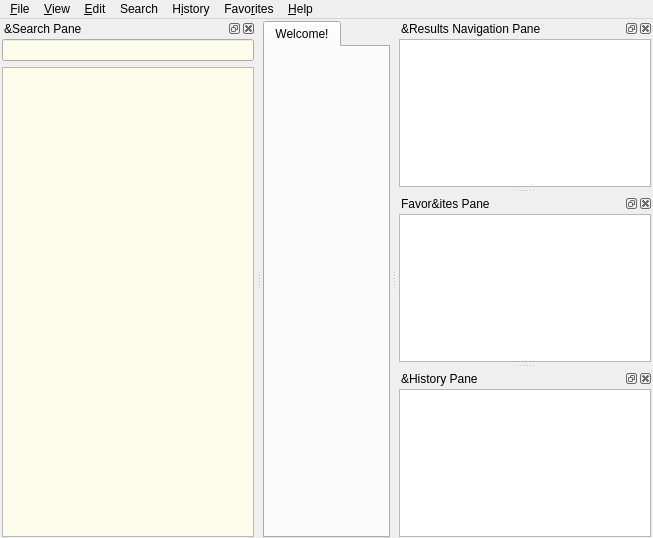
<?xml version="1.0" encoding="UTF-8"?>
<ui version="4.0">
 <class>MainWindow</class>
 <widget class="QMainWindow" name="MainWindow">
  <property name="geometry">
   <rect>
    <x>0</x>
    <y>0</y>
    <width>653</width>
    <height>538</height>
   </rect>
  </property>
  <property name="windowTitle">
   <string notr="true">SilverDict</string>
  </property>
  <widget class="QWidget" name="centralWidget">
   <layout class="QHBoxLayout" name="horizontalLayout_2">
    <property name="leftMargin">
     <number>1</number>
    </property>
    <property name="topMargin">
     <number>2</number>
    </property>
    <property name="rightMargin">
     <number>1</number>
    </property>
    <property name="bottomMargin">
     <number>0</number>
    </property>
    <item>
     <widget class="MainTabWidget" name="tabWidget">
      <property name="currentIndex">
       <number>0</number>
      </property>
      <property name="iconSize">
       <size>
        <width>16</width>
        <height>16</height>
       </size>
      </property>
      <property name="elideMode">
       <enum>Qt::ElideRight</enum>
      </property>
      <widget class="QWidget" name="tab">
       <attribute name="title">
        <string>Welcome!</string>
       </attribute>
       <layout class="QHBoxLayout" name="horizontalLayout_4">
        <property name="leftMargin">
         <number>0</number>
        </property>
        <property name="topMargin">
         <number>0</number>
        </property>
        <property name="rightMargin">
         <number>0</number>
        </property>
        <property name="bottomMargin">
         <number>0</number>
        </property>
       </layout>
      </widget>
     </widget>
    </item>
   </layout>
  </widget>
  <widget class="QMenuBar" name="menubar">
   <property name="geometry">
    <rect>
     <x>0</x>
     <y>0</y>
     <width>653</width>
     <height>18</height>
    </rect>
   </property>
   <widget class="QMenu" name="menuFile">
    <property name="title">
     <string>&amp;File</string>
    </property>
    <addaction name="newTab"/>
    <addaction name="separator"/>
    <addaction name="pageSetup"/>
    <addaction name="printPreview"/>
    <addaction name="print"/>
    <addaction name="separator"/>
    <addaction name="saveArticle"/>
    <addaction name="separator"/>
    <addaction name="importDictionary"/>
    <addaction name="rescanFiles"/>
    <addaction name="separator"/>
    <addaction name="actionCloseToTray"/>
    <addaction name="quit"/>
   </widget>
   <widget class="QMenu" name="menu_Edit">
    <property name="title">
     <string>&amp;Edit</string>
    </property>
    <addaction name="dictionaries"/>
    <addaction name="preferences"/>
   </widget>
   <widget class="QMenu" name="menu_Help">
    <property name="title">
     <string>&amp;Help</string>
    </property>
    <addaction name="showReference"/>
    <addaction name="separator"/>
    <addaction name="visitHomepage"/>
    <addaction name="visitForum"/>
    <addaction name="separator"/>
    <addaction name="openConfigFolder"/>
    <addaction name="separator"/>
    <addaction name="about"/>
   </widget>
   <widget class="QMenu" name="menuView">
    <property name="title">
     <string>&amp;View</string>
    </property>
    <widget class="QMenu" name="menuZoom">
     <property name="title">
      <string>&amp;Zoom</string>
     </property>
    </widget>
    <addaction name="menuZoom"/>
   </widget>
   <widget class="QMenu" name="menuHistory">
    <property name="title">
     <string>H&amp;istory</string>
    </property>
    <addaction name="showHideHistory"/>
    <addaction name="exportHistory"/>
    <addaction name="importHistory"/>
    <addaction name="separator"/>
    <addaction name="clearHistory"/>
   </widget>
   <widget class="QMenu" name="menuSearch">
    <property name="title">
     <string>Search</string>
    </property>
    <addaction name="searchInPageAction"/>
    <addaction name="fullTextSearchAction"/>
   </widget>
   <widget class="QMenu" name="menuFavorites">
    <property name="title">
     <string>Favo&amp;rites</string>
    </property>
    <addaction name="showHideFavorites"/>
    <addaction name="exportFavorites"/>
    <addaction name="ExportFavoritesToList"/>
    <addaction name="importFavorites"/>
    <addaction name="separator"/>
    <addaction name="actionAddToFavorites"/>
   </widget>
   <addaction name="menuFile"/>
   <addaction name="menuView"/>
   <addaction name="menu_Edit"/>
   <addaction name="menuSearch"/>
   <addaction name="menuHistory"/>
   <addaction name="menuFavorites"/>
   <addaction name="menu_Help"/>
  </widget>
  <widget class="QDockWidget" name="searchPane">
   <property name="windowTitle">
    <string>&amp;Search Pane</string>
   </property>
   <attribute name="dockWidgetArea">
    <number>1</number>
   </attribute>
   <widget class="SearchPaneWidget" name="searchPaneWidget">
    <property name="sizePolicy">
     <sizepolicy hsizetype="Preferred" vsizetype="Preferred">
      <horstretch>0</horstretch>
      <verstretch>0</verstretch>
     </sizepolicy>
    </property>
    <layout class="QVBoxLayout" name="verticalLayout">
     <property name="leftMargin">
      <number>2</number>
     </property>
     <property name="topMargin">
      <number>1</number>
     </property>
     <property name="rightMargin">
      <number>2</number>
     </property>
     <property name="bottomMargin">
      <number>1</number>
     </property>
     <item>
      <widget class="QLineEdit" name="translateLine">
       <property name="minimumSize">
        <size>
         <width>200</width>
         <height>0</height>
        </size>
       </property>
       <property name="baseSize">
        <size>
         <width>0</width>
         <height>0</height>
        </size>
       </property>
       <property name="palette">
        <palette>
         <active>
          <colorrole role="Base">
           <brush brushstyle="SolidPattern">
            <color alpha="255">
             <red>254</red>
             <green>253</green>
             <blue>235</blue>
            </color>
           </brush>
          </colorrole>
         </active>
         <inactive>
          <colorrole role="Base">
           <brush brushstyle="SolidPattern">
            <color alpha="255">
             <red>254</red>
             <green>253</green>
             <blue>235</blue>
            </color>
           </brush>
          </colorrole>
         </inactive>
         <disabled>
          <colorrole role="Base">
           <brush brushstyle="SolidPattern">
            <color alpha="255">
             <red>255</red>
             <green>255</green>
             <blue>255</blue>
            </color>
           </brush>
          </colorrole>
         </disabled>
        </palette>
       </property>
       <property name="frame">
        <bool>true</bool>
       </property>
      </widget>
     </item>
     <item>
      <widget class="WordList" name="wordList">
       <property name="palette">
        <palette>
         <active>
          <colorrole role="Base">
           <brush brushstyle="SolidPattern">
            <color alpha="255">
             <red>254</red>
             <green>253</green>
             <blue>235</blue>
            </color>
           </brush>
          </colorrole>
         </active>
         <inactive>
          <colorrole role="Base">
           <brush brushstyle="SolidPattern">
            <color alpha="255">
             <red>254</red>
             <green>253</green>
             <blue>235</blue>
            </color>
           </brush>
          </colorrole>
         </inactive>
         <disabled>
          <colorrole role="Base">
           <brush brushstyle="SolidPattern">
            <color alpha="255">
             <red>255</red>
             <green>255</green>
             <blue>255</blue>
            </color>
           </brush>
          </colorrole>
         </disabled>
        </palette>
       </property>
      </widget>
     </item>
    </layout>
   </widget>
  </widget>
  <widget class="QDockWidget" name="dictsPane">
   <property name="windowTitle">
    <string>&amp;Results Navigation Pane</string>
   </property>
   <attribute name="dockWidgetArea">
    <number>2</number>
   </attribute>
   <widget class="DictsPaneWidget" name="dictsPaneWidget">
    <layout class="QVBoxLayout" name="verticalLayout_2">
     <property name="leftMargin">
      <number>2</number>
     </property>
     <property name="topMargin">
      <number>1</number>
     </property>
     <property name="rightMargin">
      <number>2</number>
     </property>
     <property name="bottomMargin">
      <number>1</number>
     </property>
     <item>
      <widget class="QListWidget" name="dictsList"/>
     </item>
    </layout>
   </widget>
  </widget>
  <widget class="QDockWidget" name="favoritesPane">
   <property name="windowTitle">
    <string>Favor&amp;ites Pane</string>
   </property>
   <attribute name="dockWidgetArea">
    <number>2</number>
   </attribute>
   <widget class="FavoritesPaneWidget" name="favoritesPaneWidget">
    <layout class="QVBoxLayout" name="verticalLayout_3">
     <property name="leftMargin">
      <number>2</number>
     </property>
     <property name="topMargin">
      <number>1</number>
     </property>
     <property name="rightMargin">
      <number>2</number>
     </property>
     <property name="bottomMargin">
      <number>1</number>
     </property>
     <item>
      <widget class="TreeView" name="favoritesTree"/>
     </item>
    </layout>
   </widget>
  </widget>
  <widget class="QDockWidget" name="historyPane">
   <property name="windowTitle">
    <string>&amp;History Pane</string>
   </property>
   <attribute name="dockWidgetArea">
    <number>2</number>
   </attribute>
   <widget class="HistoryPaneWidget" name="historyPaneWidget">
    <layout class="QVBoxLayout" name="verticalLayout_4">
     <property name="spacing">
      <number>2</number>
     </property>
     <property name="leftMargin">
      <number>2</number>
     </property>
     <property name="topMargin">
      <number>1</number>
     </property>
     <property name="rightMargin">
      <number>2</number>
     </property>
     <property name="bottomMargin">
      <number>1</number>
     </property>
     <item>
      <widget class="QListView" name="historyList"/>
     </item>
    </layout>
   </widget>
  </widget>
  <action name="dictionaries">
   <property name="icon">
    <iconset resource="resources.qrc">
     <normaloff>:/icons/book.svg</normaloff>:/icons/book.svg</iconset>
   </property>
   <property name="text">
    <string>&amp;Dictionaries...</string>
   </property>
   <property name="shortcut">
    <string>F3</string>
   </property>
   <property name="menuRole">
    <enum>QAction::NoRole</enum>
   </property>
  </action>
  <action name="importDictionary">
   <property name="icon">
    <iconset resource="resources.qrc">
     <normaloff>:/icons/fileopen.png</normaloff>:/icons/fileopen.png</iconset>
   </property>
   <property name="text">
    <string>Import &amp;Dictionary...</string>
   </property>
   <property name="menuRole">
    <enum>QAction::NoRole</enum>
   </property>
  </action>
  <action name="preferences">
   <property name="icon">
    <iconset resource="resources.qrc">
     <normaloff>:/icons/configure.svg</normaloff>:/icons/configure.svg</iconset>
   </property>
   <property name="text">
    <string>&amp;Preferences...</string>
   </property>
   <property name="shortcut">
    <string>F4</string>
   </property>
   <property name="menuRole">
    <enum>QAction::PreferencesRole</enum>
   </property>
  </action>
  <action name="visitHomepage">
   <property name="text">
    <string>&amp;Homepage</string>
   </property>
   <property name="menuRole">
    <enum>QAction::NoRole</enum>
   </property>
  </action>
  <action name="about">
   <property name="text">
    <string>&amp;About</string>
   </property>
   <property name="toolTip">
    <string>About GoldenDict</string>
   </property>
   <property name="menuRole">
    <enum>QAction::AboutRole</enum>
   </property>
  </action>
  <action name="quit">
   <property name="text">
    <string>&amp;Quit</string>
   </property>
   <property name="toolTip">
    <string>Quit from application</string>
   </property>
   <property name="shortcut">
    <string>Ctrl+Q</string>
   </property>
   <property name="menuRole">
    <enum>QAction::QuitRole</enum>
   </property>
  </action>
  <action name="visitForum">
   <property name="text">
    <string>&amp;Forum</string>
   </property>
   <property name="menuRole">
    <enum>QAction::NoRole</enum>
   </property>
  </action>
  <action name="actionCloseToTray">
   <property name="text">
    <string>&amp;Close To Tray</string>
   </property>
   <property name="toolTip">
    <string>Minimizes the window to tray</string>
   </property>
   <property name="shortcut">
    <string>Ctrl+F4</string>
   </property>
   <property name="menuRole">
    <enum>QAction::NoRole</enum>
   </property>
  </action>
  <action name="saveArticle">
   <property name="icon">
    <iconset resource="resources.qrc">
     <normaloff>:/icons/filesave.svg</normaloff>:/icons/filesave.svg</iconset>
   </property>
   <property name="text">
    <string>&amp;Save Article</string>
   </property>
   <property name="toolTip">
    <string>Save Article</string>
   </property>
   <property name="shortcut">
    <string>F2</string>
   </property>
   <property name="menuRole">
    <enum>QAction::NoRole</enum>
   </property>
  </action>
  <action name="print">
   <property name="icon">
    <iconset resource="resources.qrc">
     <normaloff>:/icons/print.svg</normaloff>:/icons/print.svg</iconset>
   </property>
   <property name="text">
    <string>&amp;Print</string>
   </property>
   <property name="shortcut">
    <string>Ctrl+P</string>
   </property>
   <property name="menuRole">
    <enum>QAction::NoRole</enum>
   </property>
  </action>
  <action name="pageSetup">
   <property name="text">
    <string>Page Set&amp;up</string>
   </property>
   <property name="menuRole">
    <enum>QAction::NoRole</enum>
   </property>
  </action>
  <action name="printPreview">
   <property name="text">
    <string>Print Pre&amp;view</string>
   </property>
   <property name="menuRole">
    <enum>QAction::NoRole</enum>
   </property>
  </action>
  <action name="rescanFiles">
   <property name="text">
    <string>&amp;Rescan Files</string>
   </property>
   <property name="shortcut">
    <string>Ctrl+F5</string>
   </property>
   <property name="menuRole">
    <enum>QAction::NoRole</enum>
   </property>
  </action>
  <action name="clearHistory">
   <property name="text">
    <string>&amp;Clear</string>
   </property>
   <property name="menuRole">
    <enum>QAction::NoRole</enum>
   </property>
  </action>
  <action name="newTab">
   <property name="icon">
    <iconset resource="resources.qrc">
     <normaloff>:/icons/addtab.svg</normaloff>:/icons/addtab.svg</iconset>
   </property>
   <property name="text">
    <string>&amp;New Tab</string>
   </property>
   <property name="shortcut">
    <string>Ctrl+T</string>
   </property>
   <property name="shortcutContext">
    <enum>Qt::WidgetShortcut</enum>
   </property>
   <property name="menuRole">
    <enum>QAction::NoRole</enum>
   </property>
  </action>
  <action name="openConfigFolder">
   <property name="text">
    <string>&amp;Configuration Folder</string>
   </property>
   <property name="menuRole">
    <enum>QAction::NoRole</enum>
   </property>
  </action>
  <action name="showHideHistory">
   <property name="text">
    <string>&amp;Show</string>
   </property>
   <property name="shortcut">
    <string>Ctrl+H</string>
   </property>
   <property name="menuRole">
    <enum>QAction::NoRole</enum>
   </property>
  </action>
  <action name="exportHistory">
   <property name="text">
    <string>&amp;Export</string>
   </property>
   <property name="menuRole">
    <enum>QAction::NoRole</enum>
   </property>
  </action>
  <action name="importHistory">
   <property name="text">
    <string>&amp;Import</string>
   </property>
   <property name="menuRole">
    <enum>QAction::NoRole</enum>
   </property>
  </action>
  <action name="alwaysOnTop">
   <property name="checkable">
    <bool>true</bool>
   </property>
   <property name="text">
    <string>&amp;Always on Top</string>
   </property>
   <property name="toolTip">
    <string>Always on Top</string>
   </property>
   <property name="shortcut">
    <string>Ctrl+O</string>
   </property>
  </action>
  <action name="menuOptions">
   <property name="icon">
    <iconset resource="resources.qrc">
     <normaloff>:/icons/menu_button.svg</normaloff>:/icons/menu_button.svg</iconset>
   </property>
   <property name="text">
    <string>Menu Button</string>
   </property>
   <property name="toolTip">
    <string>Menu Button</string>
   </property>
  </action>
  <action name="searchInPageAction">
   <property name="text">
    <string>Search in page</string>
   </property>
   <property name="shortcut">
    <string>Ctrl+F</string>
   </property>
   <property name="menuRole">
    <enum>QAction::TextHeuristicRole</enum>
   </property>
  </action>
  <action name="fullTextSearchAction">
   <property name="text">
    <string>Full-text search</string>
   </property>
   <property name="shortcut">
    <string>Ctrl+Shift+F</string>
   </property>
   <property name="shortcutContext">
    <enum>Qt::WidgetWithChildrenShortcut</enum>
   </property>
   <property name="menuRole">
    <enum>QAction::TextHeuristicRole</enum>
   </property>
  </action>
  <action name="showReference">
   <property name="text">
    <string>GoldenDict reference</string>
   </property>
   <property name="shortcut">
    <string>F1</string>
   </property>
  </action>
  <action name="showHideFavorites">
   <property name="text">
    <string>Show</string>
   </property>
   <property name="shortcut">
    <string notr="true">Ctrl+I</string>
   </property>
  </action>
  <action name="exportFavorites">
   <property name="text">
    <string>Export</string>
   </property>
  </action>
  <action name="importFavorites">
   <property name="text">
    <string>Import</string>
   </property>
  </action>
  <action name="actionAddToFavorites">
   <property name="text">
    <string>Add</string>
   </property>
   <property name="statusTip">
    <string>Add current tab to Favorites</string>
   </property>
   <property name="shortcut">
    <string>Ctrl+E</string>
   </property>
  </action>
  <action name="ExportFavoritesToList">
   <property name="text">
    <string>Export to list</string>
   </property>
  </action>
 </widget>
 <customwidgets>
  <customwidget>
   <class>SearchPaneWidget</class>
   <extends>QWidget</extends>
   <header>searchpanewidget.hh</header>
   <container>1</container>
  </customwidget>
  <customwidget>
   <class>DictsPaneWidget</class>
   <extends>QWidget</extends>
   <header>dictspanewidget.hh</header>
   <container>1</container>
  </customwidget>
  <customwidget>
   <class>MainTabWidget</class>
   <extends>QTabWidget</extends>
   <header>maintabwidget.hh</header>
   <container>1</container>
  </customwidget>
  <customwidget>
   <class>HistoryPaneWidget</class>
   <extends>QWidget</extends>
   <header>historypanewidget.hh</header>
   <container>1</container>
  </customwidget>
  <customwidget>
   <class>WordList</class>
   <extends>QListWidget</extends>
   <header>wordlist.hh</header>
  </customwidget>
  <customwidget>
   <class>FavoritesPaneWidget</class>
   <extends>QWidget</extends>
   <header>favoritespanewidget.hh</header>
   <container>1</container>
  </customwidget>
  <customwidget>
   <class>TreeView</class>
   <extends>QTreeView</extends>
   <header>treeview.hh</header>
  </customwidget>
 </customwidgets>
 <tabstops>
  <tabstop>translateLine</tabstop>
  <tabstop>tabWidget</tabstop>
  <tabstop>dictsList</tabstop>
 </tabstops>
 <resources>
  <include location="resources.qrc"/>
 </resources>
 <connections/>
</ui>
